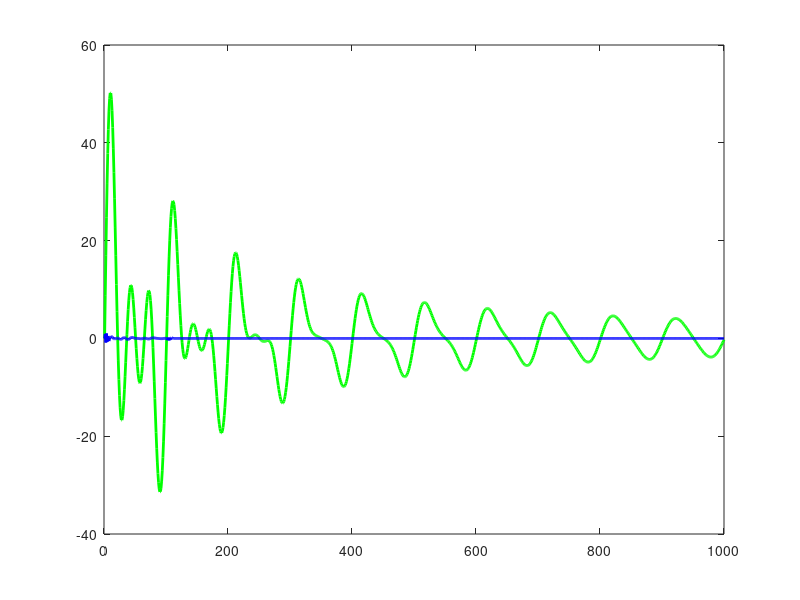

This chart was generated by the following MATLAB code:
#!/usr/bin/env octave
%% ssa3.m
%% Mac Radigan

close all;

Nx=1000;
dt=1;
t = [0:Nx-1]*dt;

a=[10, 20, 30];
d=[.1, .2, .3, .4];
f=[.01, .02, .03];
p=[0, 0, 0, 0];
Nf=length(f);

%% simulation
x = zeros(1,Nx);
for m=1:Nf
  x = x+a(m)*exp(-d(m)*f(m)*t).*sin(2*pi*f(m)*t+p(m));
end

%% analysis
l=3;
Nm=10;
Nn=floor(Nx/Nm)+1;
X=zeros(Nn,Nm);
for n=1:Nn
  ii=n*l;
  X(n,:) = x(ii+[1:Nm]);
end

[U,S,V] = svd(X);

%% synthesis
Nk=size(V,2);

%     amplitudes
A = zeros(Nn,Nk);
for ii=1:Nn
  for k=1:Nk
    % doc: a_i^k = sum_j=1^m( x_i+j-1 * e_j^k )
    A(ii,k) = A(ii,k)+X(ii,:)*V(k,:)'; 
  end
end

%     phases
y = zeros(size(x));
for ii=1:Nn
  % doc: x_i+j-1 = sum_k=1^m( a_i_k * e_j_k )
  y(ii+[1:Nm]) = y(ii+[1:Nm]) + A(ii,k).*V(k,:); 
end

figure(101); 
  plot(real(x),'g','LineWidth',2);
  hold on;
  plot(real(y),'b','LineWidth',2);

%% *EOF*
